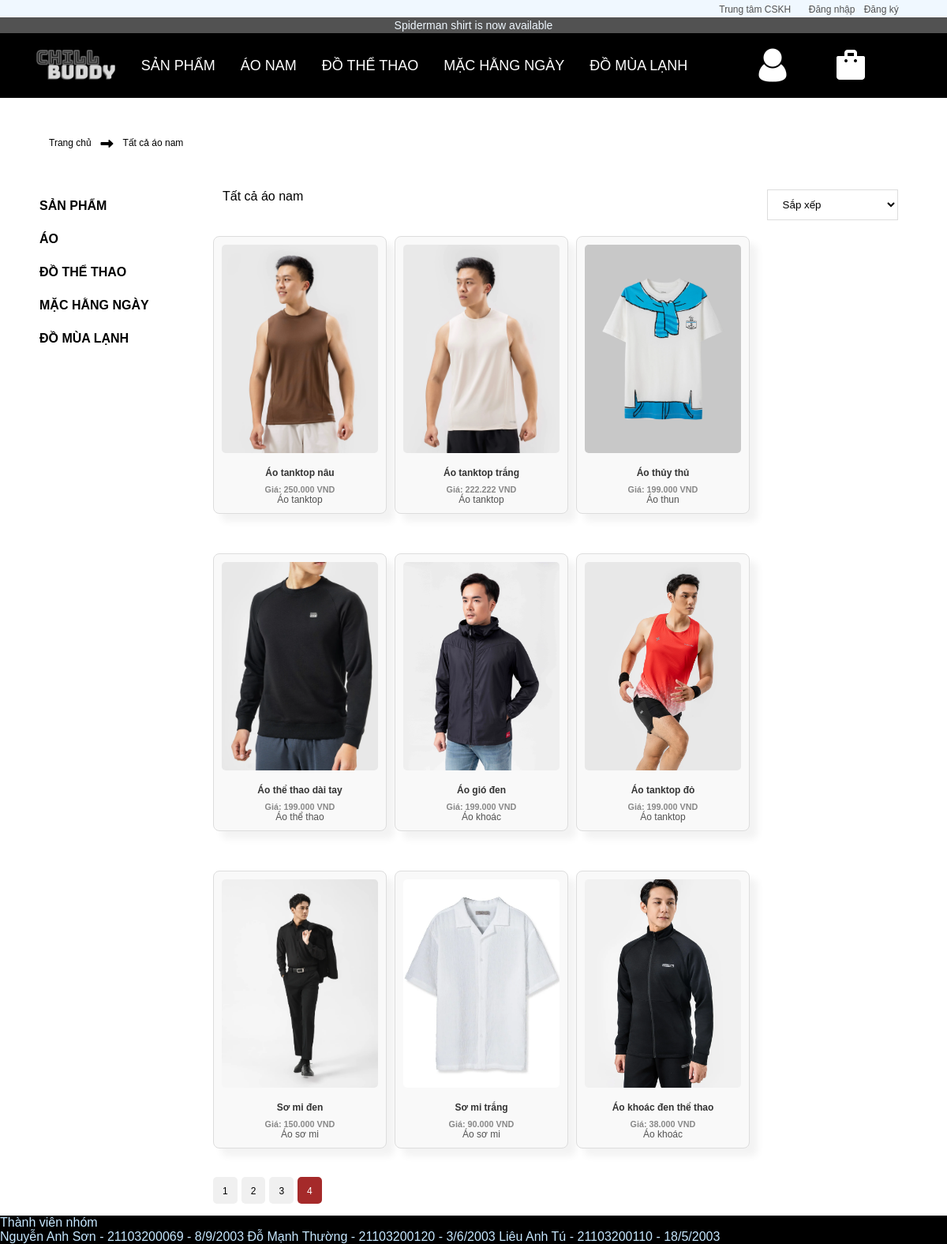
The page /pages/tatcaaonam.php?trang=4 on the database its author committed.
### tables this page shows
CREATE TABLE `tbl_ao` (
  `id_ao` int(11) NOT NULL,
  `tenao` varchar(100) NOT NULL,
  `maao` varchar(100) NOT NULL,
  `giaao` float NOT NULL,
  `soluong` int(11) NOT NULL,
  `hinhanh` varchar(100) NOT NULL,
  `mieuta` text NOT NULL,
  `id_danhmuc` int(11) NOT NULL,
  `trangthai` int(11) NOT NULL,
  `banchay` int(11) NOT NULL
);

CREATE TABLE `tbl_danhmuc` (
  `id_danhmuc` int(11) NOT NULL,
  `tendanhmuc` varchar(100) NOT NULL,
  `thutu` int(11) NOT NULL
);

### pages/tatcaaonam.php (the view, shortened to what this page needs)
<?php
    include("../admin/config/connect.php");
 ?>
<!DOCTYPE html>
<html lang="en">
<head>
    <link rel="stylesheet" href="../css/style_sanpham.css">
</head>
<body>
    <div class="site-wrapper">
        <div class="site-header">
            <div class="topbar">
                <ul class="nav-main">
                    <li class="nav-main__item">
                        <a href="#" onclick="showPopupCustom()">Trung tâm CSKH</a>
                    </li>
                    <li class="nav-main__item">
                        <?php
                            if(isset($_SESSION['dangky'])){
                        ?>
                            <li><a href="#" onclick="showPopup()">Thông Tin</a></li>
                            <li> <a href="../index.php?dangxuat=1">Đăng xuât</a></li>
                        <?php
                            }else{
                        ?>
                             <li> <a href="main/dangnhap.php">Đăng nhập</a></li>
                             <li> <a href="main/dangky.php">Đăng ký</a></li>
                        <?php
                            }
                        ?>
                    </li>
                </ul>
            </div>
            <div class="topbar-promotion">
                <p>Spiderman shirt is now available</p>
            </div>
            <div class="header">
                <div class="header__inner">
                    <div class="header__logo">
                        <a href="../index.php">
                            <img src="../img/logo.png" alt="Logo" class="header__logo">
                        </a>
                    </div>
                    <div class="nav__main-menu">
                        <ul class="nav__menu">
                            <li class="nav__menu-item">
                                <a href="">SẢN PHẨM</a>
                            </li>
                            <li class="nav__menu-item">
                                <a href="">ÁO NAM</a>
                            </li>
                            <li class="nav__menu-item">
                                <a href="">ĐỒ THỂ THAO</a>
                            </li>
                            <li class="nav__menu-item">
                                <a href="">MẶC HẰNG NGÀY</a>
                            </li>
                            <li class="nav__menu-item">
                                <a href="">ĐỒ MÙA LẠNH</a>
                            </li>
                        </ul>
                    </div>
                    <div class="header__actions" style="width: 250px">
                        <div class="header-actions-button">
                            <a href="#" onclick="showPopup()">
                                <img src="../img/icon-person1.png" alt="User">
                            </a>
                        </div>
                        <div class="header-actions-button">
                            <a href="main/giohang/cart.php">
                                <img src="../img/icon-shopping-basket1.png" alt="Basket">
                            </a>
                        </div>
                    </div>
                </div>
            </div>
        </div>
    </div>
     <section class="category">
        <div class="container">
            <div class="category-top row">
                <p>Trang chủ</p> <i class="fa fa-long-arrow-right" aria-hidden="true"></i> <p>Tất cả áo nam</p>
            </div>
        </div>
        <div class="container">
            <div class="row">
                <div class="category-left">
                    <ul>
                        <li class="category-left-li"><a href="#">SẢN PHẨM</a>
                        </li>
                        <li class="category-left-li">
                            <a href="#">ÁO</a>
                        </li>
                        <li class="category-left-li"><a href="#">ĐỒ THỂ THAO</a>
                        </li>
                        <li class="category-left-li"><a href="#">MẶC HẰNG NGÀY</a>
                        </li>
                        <li class="category-left-li"><a href="#">ĐỒ MÙA LẠNH</a>
                        </li>
                    </ul>
                </div>
                <div class="category-right row">
                    <div class="category-right__top-item">
                        <p>Tất cả áo nam</p>
                    </div>
                    <div class="category-right__top-item">
                        <form action="" method="GET">
                            <select name="sort" onchange="this.form.submit()">
                                <option value="">Sắp xếp</option>
                            </select>
                        </form>
                    </div>
                    <div class="category-main__content row">
                        <?php include("main/index.php");?>
                    </div>
                </div>
            </div>
        </div>
     </section>
</body>
<footer>
    <div class="site-footer__sidebar">
        <p class="site-footer__title" style="color: #C6E7FF;">Thành viên nhóm</p>
        <p class="site-footer__description" style="color: #C6E7FF; ">
            Nguyễn Anh Sơn - 21103200069 - 8/9/2003
            Đỗ Mạnh Thường - 21103200120 - 3/6/2003
            Liêu Anh Tú - 21103200110 - 18/5/2003
        </p>
    </div>
</footer>
</html>

### pages/main/index.php (shortened to what this page needs)
<?php
    if (isset($_GET['sort']) && $_GET['sort'] == 'asc') {
            $sort_order = "ASC";
        } else {
            $sort_order = "DESC";
        }
        $page = isset($_GET['trang']) ? $_GET['trang'] : 1;
        $begin = ($page == 1) ? 0 : ($page * 12) - 12;
        $sql_show = "SELECT * FROM tbl_ao, tbl_danhmuc
                     WHERE tbl_ao.id_danhmuc = tbl_danhmuc.id_danhmuc
                     ORDER BY tbl_ao.giaao $sort_order
                     LIMIT $begin,12";
        $query_show = mysqli_query($connect, $sql_show);
?>
<div class="content-wrapper">
    <ul class="product_list">
        <?php
            while ($row = mysqli_fetch_array($query_show)) {
        ?>
            <li class="product">
                <a href="main/sanpham.php?id=<?php echo $row['id_ao']; ?>">
                    <img src="../admin/modules/quanlyao/uploads/<?php echo $row['hinhanh'] ?>" alt="Product Image">
                    <p class="product-name"><?php echo $row['tenao'] ?></p>
                    <h3 class="product-price">Giá: <?php echo number_format($row['giaao'], 0, ',', '.') . ' VND' ?></h3>
                    <p><?php echo $row['tendanhmuc'] ?></p>
                </a>
            </li>
        <?php
            }
        ?>
    </ul>
    <ul class="list_trang">
        <?php
            $sql_trang = mysqli_query($connect, "SELECT * FROM tbl_ao");
            $row_count = mysqli_num_rows($sql_trang);
            $trang = ceil($row_count / 12);
            for($i = 1; $i <= $trang; $i++) {
        ?>
            <li <?php if($i == $page){ echo 'style="background: brown;"'; } ?>>
                <a href="?trang=<?php echo $i ?>"><?php echo $i ?></a>
            </li>
        <?php
            }
        ?>
    </ul>
</div>

### css/style_sanpham.css (style rules this page uses)
* { margin: 0; padding: 0; box-sizing: border-box; font-family: Arial, Helvetica, sans-serif; }
a { text-decoration: none; color: #525252; font-size: 12px; }
.site-header { display: flex; flex-direction: column; position: sticky; top: 0; z-index: 1000; transition: transform 0.3s ease; }
.topbar { display: flex; justify-content: end; background-color: aliceblue; }
.nav-main { display: flex; justify-content: space-evenly; width: 300px; list-style: none; padding: 2px 50px 2px 0px; background-color: aliceblue; }
.topbar-promotion { background-color: #525252; padding: 2px; text-align: center; color: aliceblue; font-size: 14px; }
.header__inner { display: flex; height: 82px; justify-content: space-evenly; padding: 0px 30px 0px 30px; background-color: #000000; }
.header__logo { max-width: auto; max-height: 100px; margin-top: -5px; }
.nav__menu { display: flex; }
.nav__menu-item { position: relative; display: flex; align-items: center; list-style: none; width: auto; height: 82px; padding: 31px 16px 31px 16px; }
.nav__menu-item a { color: #FFFFFF; font-size: large; }
.header__actions { display: flex; justify-content: space-evenly; width: 200px; align-items: center; }
@media screen and (max-width: 1920px) { .product { width: calc(20% - 12px); } }
footer { background-color: #000000; color: #C6E7FF; }
.row { display: flex; flex-wrap: wrap; }
.category { padding: 50px 0 0; }
.category .container { padding: 0 50px 0 50px; }
.category-top { margin-bottom: 50px; }
.category-top p { margin: 0 12px; font-size: 12px; }
.category-left { width: 20%; }
.category-right { width: 80%; display: flex; justify-content: space-between; }
.category-right__top-item { flex: 1; padding: 0 12px; }
.category-right__top-item select { display: flex; justify-self: end; width: 40%; padding: 10px 15px; background-color: #ffff; border: 1px solid #dddddd; cursor: pointer; }
.category-main__content { justify-content: space-between; }
.product { display: flex; flex-direction: column; justify-content: space-between; user-select: none; text-decoration: none; border: 2px solid transparent; box-shadow: 10px 10px 10px rgba(0, 0, 0, 0.05); padding: 12px 0; margin: 20px 0 20px 0; }
.product img { width: 100%; aspect-ratio: 3 / 4; }
.category-left ul li { padding: 12px 0; list-style: none; }
.category-left ul li >a { color: #000000; font-size: 16px; font-weight: bold; }
.category-main__content .product_list { display: flex; justify-content: flex-start; flex-wrap: wrap; gap: 10px; padding: 0; margin: 0; list-style: none; }
.product { flex: 1 1 20%; max-width: 20%; box-sizing: border-box; padding: 10px; border: 1px solid #ddd; border-radius: 8px; text-align: center; background-color: #f9f9f9; transition: transform 0.3s; }
.product img { width: 100%; height: auto; object-fit: cover; border-radius: 5px; margin-bottom: 10px; aspect-ratio: 3 / 4; }
.product-name { font-size: 1em; font-weight: bold; margin: 8px 0; color: #333; }
.product-price { font-size: 0.9em; color: #888; }
@media (max-width: 1200px) { .product { flex: 1 1 25%; max-width: 25%; } }
.content-wrapper { display: flex; flex-direction: column; min-height: 100vh; padding-bottom: 50px; position: relative; margin-bottom: 15px; }
.product_list { flex: 1; }
.list_trang { display: flex; justify-content: flex-start; gap: 5px; padding: 0; margin: 20px 0 0 0; list-style: none; position: absolute; bottom: 0; left: 0; width: 100%; }
.list_trang li { background-color: #f0f0f0; color: #000; padding: 8px 12px; border-radius: 5px; cursor: pointer; transition: background-color 0.3s; }
.list_trang li a { color: inherit; text-decoration: none; }

### rows shown on the page
tbl_ao: hinhanh (picture), tenao "Áo tanktop nâu", giaao "250.000", id_danhmuc.tendanhmuc "Áo tanktop"
tbl_ao: hinhanh (picture), tenao "Áo tanktop trắng", giaao "222.222", id_danhmuc.tendanhmuc "Áo tanktop"
tbl_ao: hinhanh (picture), tenao "Áo thủy thủ", giaao "199.000", id_danhmuc.tendanhmuc "Áo thun"
tbl_ao: hinhanh (picture), tenao "Áo thể thao dài tay", giaao "199.000", id_danhmuc.tendanhmuc "Áo thể thao"
tbl_ao: hinhanh (picture), tenao "Áo gió đen", giaao "199.000", id_danhmuc.tendanhmuc "Áo khoác"
tbl_ao: hinhanh (picture), tenao "Áo tanktop đỏ", giaao "199.000", id_danhmuc.tendanhmuc "Áo tanktop"
tbl_ao: hinhanh (picture), tenao "Sơ mi đen", giaao "150.000", id_danhmuc.tendanhmuc "Áo sơ mi"
tbl_ao: hinhanh (picture), tenao "Sơ mi trắng", giaao "90.000", id_danhmuc.tendanhmuc "Áo sơ mi"
tbl_ao: hinhanh (picture), tenao "Áo khoác đen thể thao", giaao "38.000", id_danhmuc.tendanhmuc "Áo khoác"
